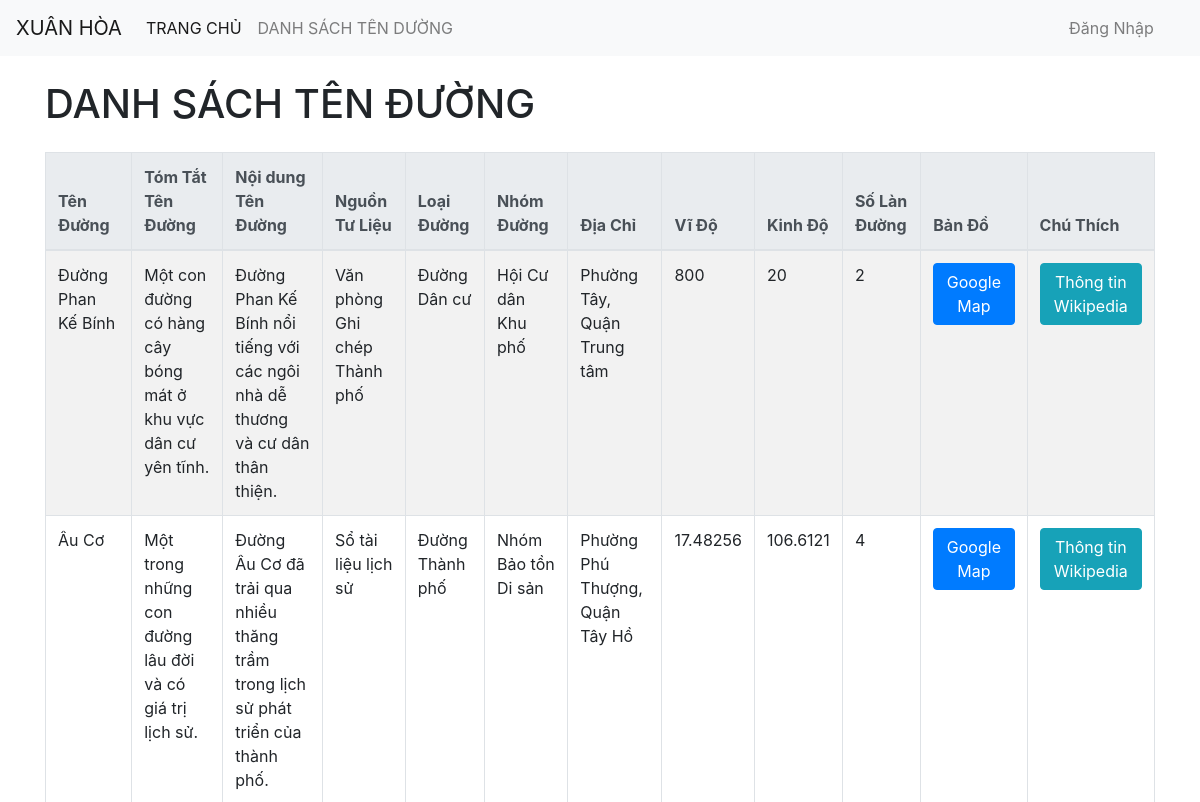
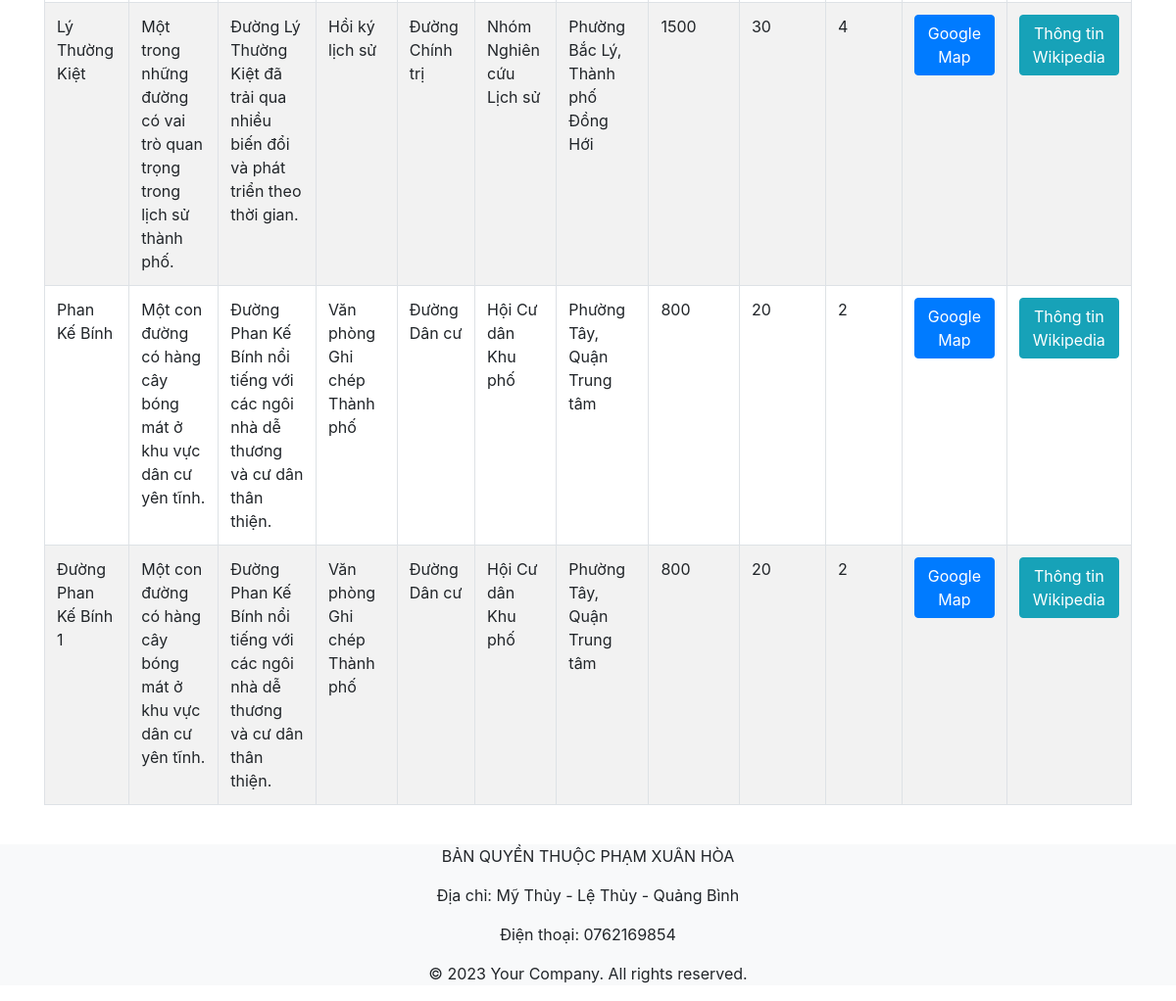
The app's page /street/list/, older data (2 pictures, top to bottom).
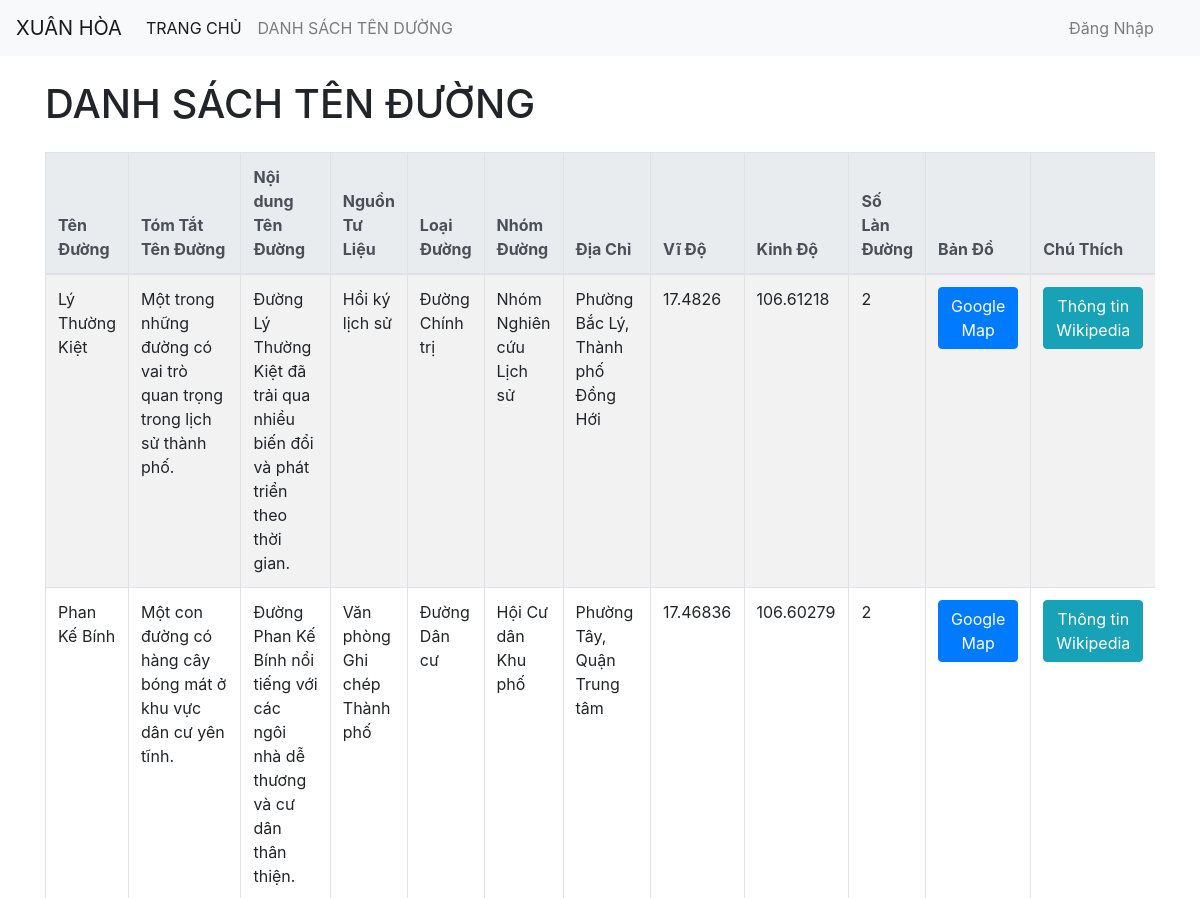
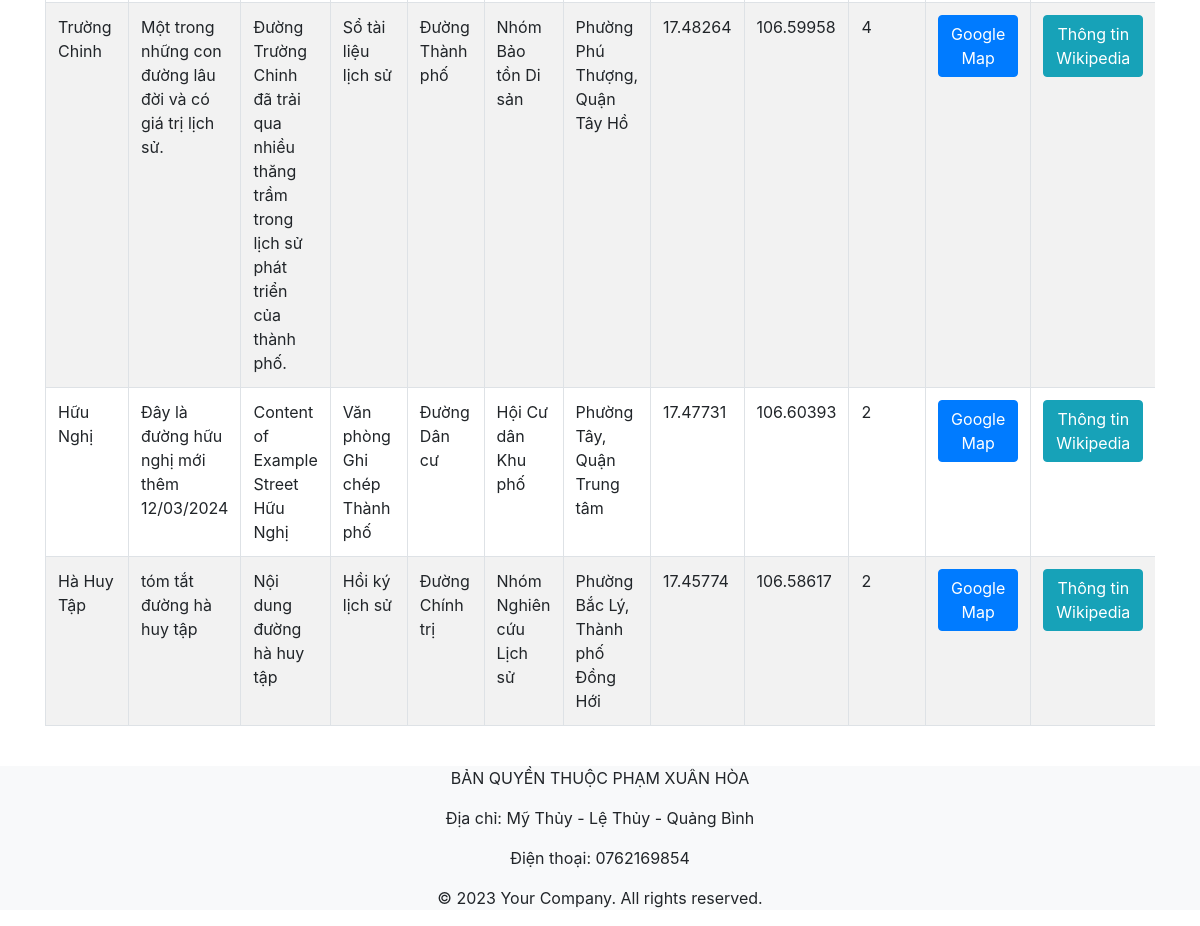
The same page, newer data (2 pictures, top to bottom).
### TenDuong/models.py (models this page shows)
class Street(models.Model):
    street_name = models.CharField(max_length=250, primary_key=True)
    abstract = models.TextField()
    content = models.CharField(max_length=450)
    source_docID = models.ForeignKey(Source, on_delete=models.CASCADE)
    type_streetID = models.ForeignKey(StreetType, on_delete=models.CASCADE)
    group_streetID = models.ForeignKey(StreetGroup, on_delete=models.CASCADE)
    id_address = models.ForeignKey(Address, on_delete=models.CASCADE)
    position = models.CharField(max_length=100)
    length = models.FloatField()  # Thay đổi IntegerField thành FloatField
    width = models.FloatField()   # Thay đổi IntegerField thành FloatField
    lane_number = models.IntegerField()
    google_map = models.CharField(max_length=200)
    note = models.CharField(max_length=400)
    image1 = models.ImageField(upload_to='image/', null=True, blank=True)
    street_mapid = models.CharField(max_length=100, null=True)

class Source(models.Model):
    source_docID = models.CharField(max_length=10, primary_key=True)
    source_name = models.CharField(max_length=250)
    abstract_source = models.TextField()
    history = models.TextField()
    image = models.CharField(max_length=200)
    note = models.CharField(max_length=400)

class StreetType(models.Model):
    type_streetID = models.CharField(max_length=10, primary_key=True)
    type_name = models.CharField(max_length=250)
    abstract_type = models.TextField()
    document_regulation = models.CharField(max_length=300)
    note = models.CharField(max_length=400)

class StreetGroup(models.Model):
    group_streetID = models.CharField(max_length=10, primary_key=True)
    group_name = models.CharField(max_length=250)
    number_member = models.IntegerField()
    description = models.TextField()
    note = models.CharField(max_length=400)

class Address(models.Model):
    id_address = models.CharField(max_length=10, primary_key=True)
    ward_name = models.CharField(max_length=200)
    district_name = models.CharField(max_length=200)
    square = models.CharField(max_length=50)
    population = models.CharField(max_length=15)
    description = models.TextField()
    note = models.CharField(max_length=400)

### TenDuong/views.py (the view)
# urls.py: path('street/list/', views.street_list, name='street_list'),  # Đường dẫn cho danh sách tên đường
def street_list(request):
    streets = Street.objects.all()
    context = {'streets': streets}
    if request.user.is_authenticated:
        context['user_authenticated'] = True
    return render(request, 'TenDuong/street_list.html', context)

### TenDuong/templates/TenDuong/street_list.html (shortened to what this page needs)
{% extends 'TenDuong/base.html' %}
{% block content %}
    <div class="container">
        <h1 class="my-4">DANH SÁCH TÊN ĐƯỜNG</h1>
        <div class="table-responsive">
            <table class="table table-bordered table-striped">
                <thead class="thead-light">
                    <tr>
                        <th>Tên Đường</th>
                        <th>Tóm Tắt Tên Đường</th>
                        <th>Nội dung Tên Đường</th>
                        <th>Nguồn Tư Liệu</th>
                        <th>Loại Đường</th>
                        <th>Nhóm Đường</th>
                        <th>Địa Chỉ</th>
                        <th>Vĩ Độ</th>
                        <th>Kinh Độ</th>
                        <th>Số Làn Đường</th>
                        <th>Bản Đồ</th>
                        <th>Chú Thích</th>
                    </tr>
                </thead>
                <tbody>
                    {% for street in streets %}
                    <tr>
                        <td>{{ street.street_name }}</td>
                        <td>{{ street.abstract }}</td>
                        <td>{{ street.content }}</td>
                        <td>{{ street.source_docID.source_name }}</td>
                        <td>{{ street.type_streetID.type_name }}</td>
                        <td>{{ street.group_streetID.group_name }}</td>
                        <td>{{ street.id_address.ward_name }}, {{ street.id_address.district_name }}</td>
                        <td>{{ street.length }}</td>
                        <td>{{ street.width }}</td>
                        <td>{{ street.lane_number }}</td>
                        <td><a href="{{ street.google_map }}" target="_blank" class="btn btn-primary">Google Map</a></td>
                        <td><a href="{{ street.note }}" target="_blank" class="btn btn-info">Thông tin Wikipedia</a></td>
                    </tr>
                    {% endfor %}
                </tbody>
            </table>
        </div>
    </div>
{% endblock %}

### TenDuong/templates/TenDuong/base.html (shortened to what this page needs)
<!doctype html>
<html lang="en">
  <head>
    <link rel="stylesheet" href="https://cdn.jsdelivr.net/npm/bootstrap@4.6.2/dist/css/bootstrap.min.css">
  </head>
  <body>
    <nav class="navbar navbar-expand-lg navbar-light bg-light">
        <a class="navbar-brand" href="#">XUÂN HÒA</a>
        <div class="collapse navbar-collapse" id="navbarSupportedContent">
            <ul class="navbar-nav mr-auto">
                <li class="nav-item active">
                    <a class="nav-link" href="{% url 'TenDuong:home' %}">TRANG CHỦ <span class="sr-only">(current)</span></a>
                </li>
                <li class="nav-item">
                    <a class="nav-link" href="{% url 'TenDuong:street_list' %}">DANH SÁCH TÊN DƯỜNG</a>
                </li>
                <div style="width: 600px;"></div>
                {% if not user_authenticated %}
                    <li class="nav-item">
                        <a class="nav-link" href="{% url 'TenDuong:login' %}">Đăng Nhập</a>
                    </li>
                {% endif %}
            </ul>
        </div>
    </nav>
    <main>
        {% block content %}
        {% endblock %}
    </main>
    <footer class="footer bg-light mt-4" >
        <div class="container text-center">
            <p>BẢN QUYỀN THUỘC PHẠM XUÂN HÒA</p>
            <p>Địa chỉ: Mỹ Thủy - Lệ Thủy - Quảng Bình</p>
            <p>Điện thoại: 0762169854</p>
            <p>&copy; 2023 Your Company. All rights reserved.</p>
        </div>
    </footer>
  </body>
</html>

Row changes from the older to the newer data that the page shows:
removed Street: street_name "Đường Phan Kế Bính", abstract "Một con đường có hàng cây bóng mát ở khu vực dân cư yên tĩnh.", content "Đường Phan Kế Bính nổi tiếng với các ngôi nhà dễ thương và cư dân thân thiện.", source_docID.source_name "Văn phòng Ghi chép Thành phố", type_streetID.type_name "Đường Dân cư", group_streetID.group_name "Hội Cư dân Khu phố", id_address.ward_name "Phường Tây", id_address.district_name "Quận Trung tâm", length "800", width "20", lane_number "2"
removed Street: street_name "Âu Cơ", abstract "Một trong những con đường lâu đời và có giá trị lịch sử.", content "Đường Âu Cơ đã trải qua nhiều thăng trầm trong lịch sử phát triển của thành phố.", source_docID.source_name "Sổ tài liệu lịch sử", type_streetID.type_name "Đường Thành phố", group_streetID.group_name "Nhóm Bảo tồn Di sản", id_address.ward_name "Phường Phú Thượng", id_address.district_name "Quận Tây Hồ", length "17.48256", width "106.6121", lane_number "4"
removed Street: street_name "Đường Phan Kế Bính 1", abstract "Một con đường có hàng cây bóng mát ở khu vực dân cư yên tĩnh.", content "Đường Phan Kế Bính nổi tiếng với các ngôi nhà dễ thương và cư dân thân thiện.", source_docID.source_name "Văn phòng Ghi chép Thành phố", type_streetID.type_name "Đường Dân cư", group_streetID.group_name "Hội Cư dân Khu phố", id_address.ward_name "Phường Tây", id_address.district_name "Quận Trung tâm", length "800", width "20", lane_number "2"
changed Street "Lý Thường Kiệt": length "1500" → "17.4826"; width "30" → "106.61218"; lane_number "4" → "2"
changed Street "Phan Kế Bính": length "800" → "17.46836"; width "20" → "106.60279"
added Street: street_name "Trường Chinh", abstract "Một trong những con đường lâu đời và có giá trị lịch sử.", content "Đường Trường Chinh đã trải qua nhiều thăng trầm trong lịch sử phát triển của thành phố.", source_docID.source_name "Sổ tài liệu lịch sử", type_streetID.type_name "Đường Thành phố", group_streetID.group_name "Nhóm Bảo tồn Di sản", id_address.ward_name "Phường Phú Thượng", id_address.district_name "Quận Tây Hồ", length "17.48264", width "106.59958", lane_number "4"
added Street: street_name "Hữu Nghị", abstract "Đây là đường hữu nghị mới thêm 12/03/2024", content "Content of Example Street Hữu Nghị", source_docID.source_name "Văn phòng Ghi chép Thành phố", type_streetID.type_name "Đường Dân cư", group_streetID.group_name "Hội Cư dân Khu phố", id_address.ward_name "Phường Tây", id_address.district_name "Quận Trung tâm", length "17.47731", width "106.60393", lane_number "2"
added Street: street_name "Hà Huy Tập", abstract "tóm tắt đường hà huy tập", content "Nội dung đường hà huy tập", source_docID.source_name "Hồi ký lịch sử", type_streetID.type_name "Đường Chính trị", group_streetID.group_name "Nhóm Nghiên cứu Lịch sử", id_address.ward_name "Phường Bắc Lý", id_address.district_name "Thành phố Đồng Hới", length "17.45774", width "106.58617", lane_number "2"
